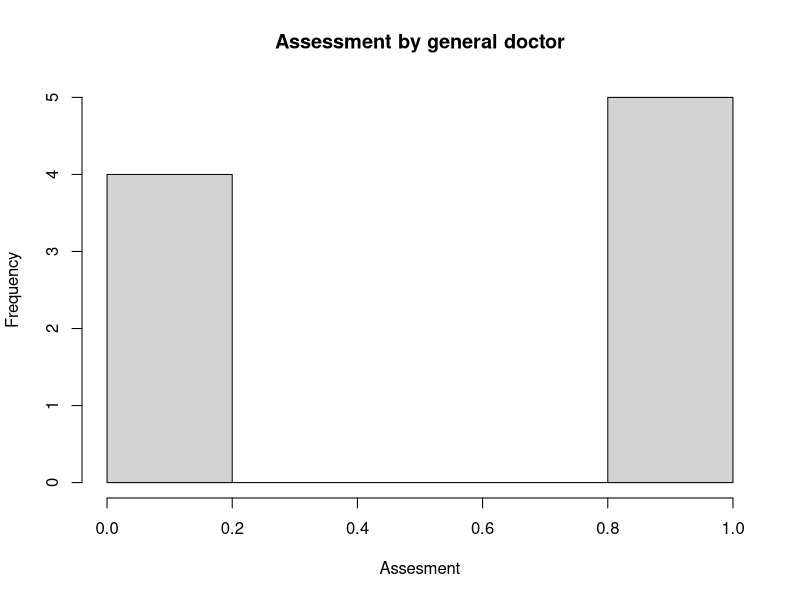
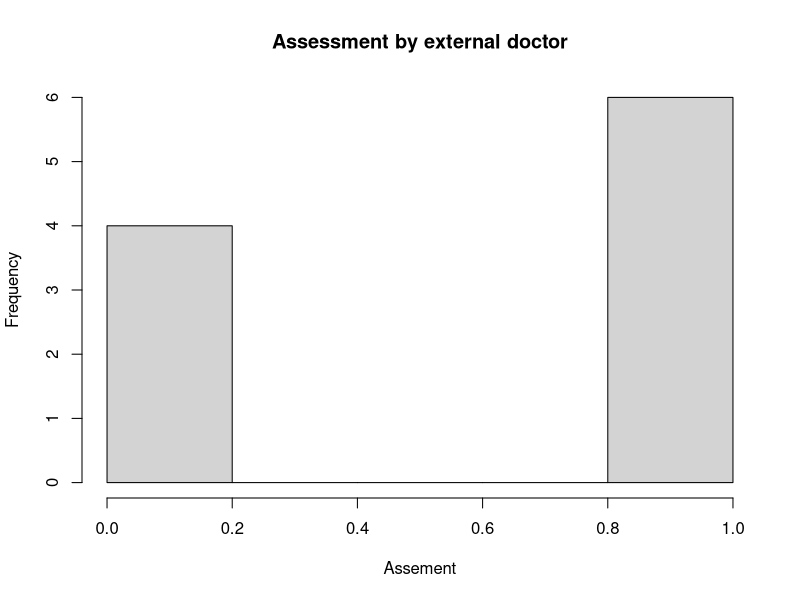
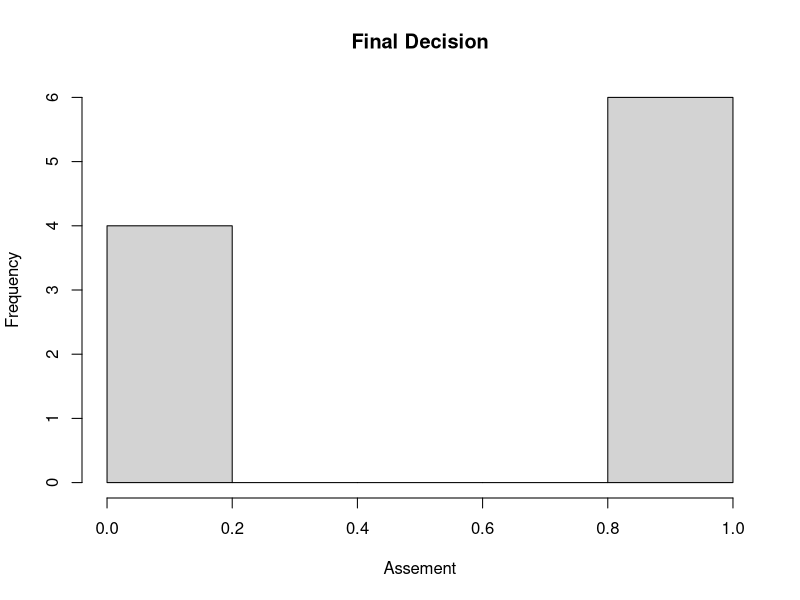
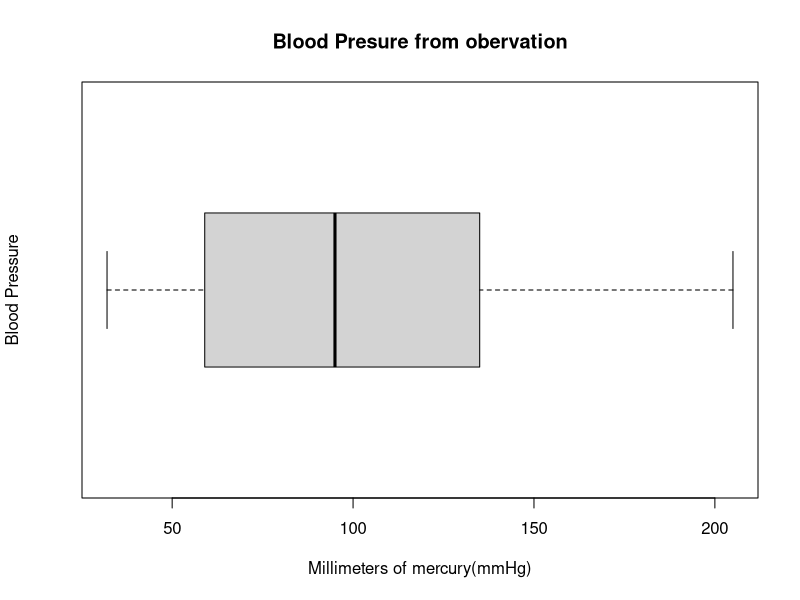
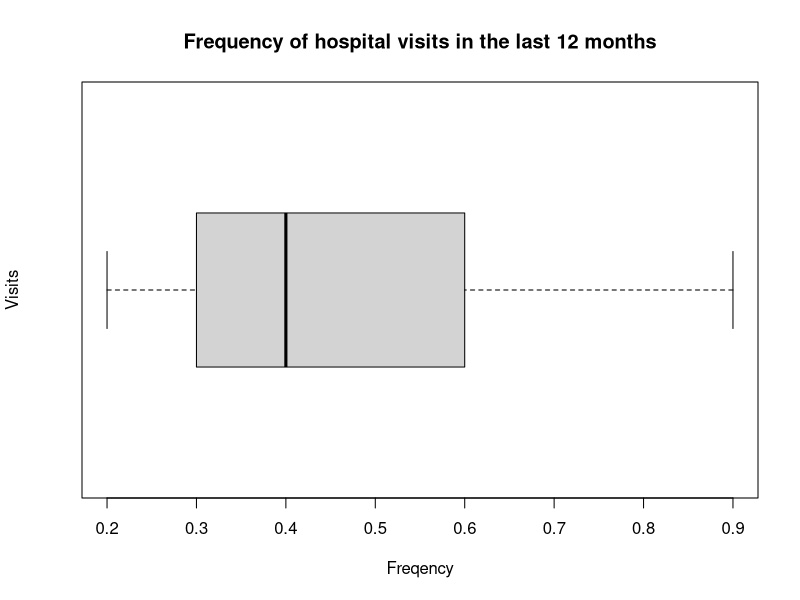
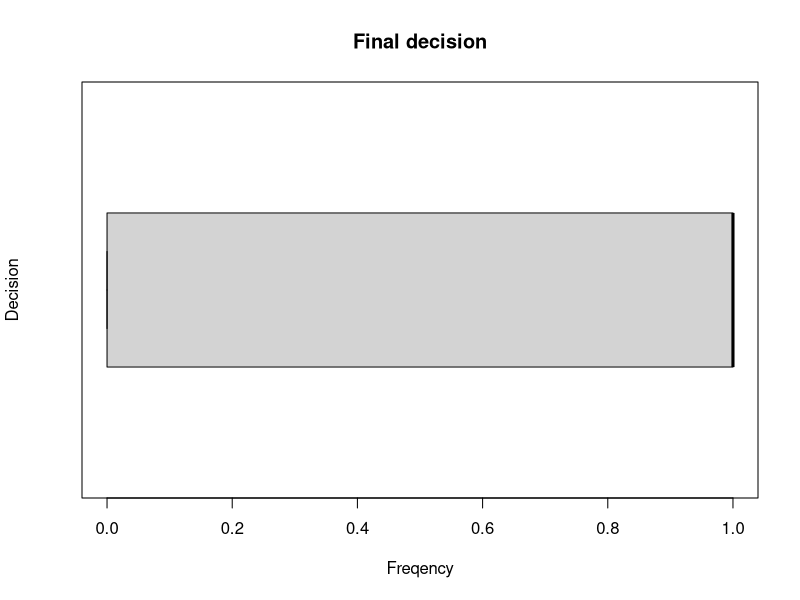

The R script that drew these images, in order:
#Module4 

#Define variables
freq<- c(0.6, 0.3, 0.4, 0.2, 0.6, 0.3, 0.4, 0.9, 0.2)
bloodp<- c(103, 87, 32, 42, 59, 109, 78, 205, 135, 176)
first<- c(1, 1, 1, 1, 0, 0, 0, 0, NA, 1)
second<- c(0, 0, 1, 1, 0, 0, 1, 1, 1, 1)
Final_decision<- c(0, 1, 0, 1, 0, 1, 0, 1, 1, 1)


#Calculate the mean and median for some variable
bloodp_stats<- c(Mean= mean(bloodp), Median= median(bloodp))
bloodp_stats

freq_stats<- c(Mean= mean(freq), Median= median(freq))
freq_stats


#Create histogram and box plot for each variables
#Add title and change X axle label

hist(first,
     main = "Assessment by general doctor", 
     xlab = "Assesment")

hist(second,
     main = "Assessment by external doctor",
     xlab = "Assement")

hist(Final_decision,
     main = "Final Decision",
     xlab = "Assement")


boxplot(bloodp,
        main = "Blood Presure from obervation",
        xlab = "Millimeters of mercury(mmHg)",
        ylab = "Blood Pressure",
        horizontal = TRUE)

boxplot(freq,
        main = "Frequency of hospital visits in the last 12 months",
        xlab = "Freqency",
        ylab = "Visits",
        horizontal = TRUE)


boxplot(Final_decision,
        main = "Final decision",
        xlab = "Freqency",
        ylab = "Decision",
        horizontal = TRUE)
